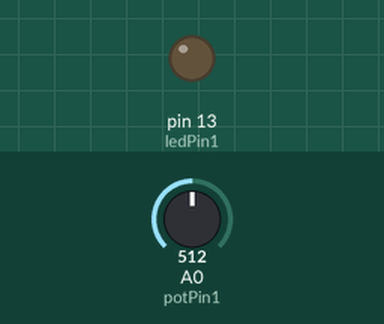
Recording of a sketch running on a simulated Arduino Uno, built with avr-gcc and run on an emulated ATmega328P. Shown: output pins drawn as LEDs (lit = HIGH). Dashed ring = blinking. The inputs (shaded band) are chosen by the test bench; at power-on: A0 (potPin1) = 512.

Above: at 1.6 s.
At 3.8 s:
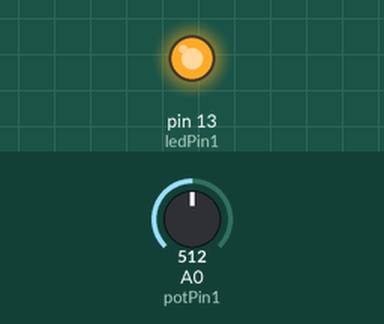
3.9 s: A0 (potPin1) set to 810
7.8 s: A0 (potPin1) set to 790
At 9.8 s:
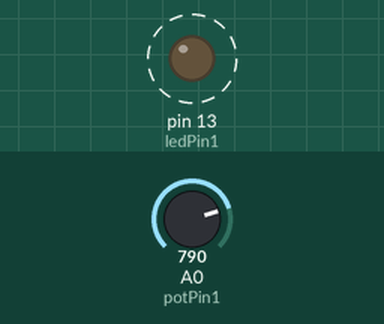
Timing chart, 0 to 17.7 s (numbered marks = the images above; inputs shaded):
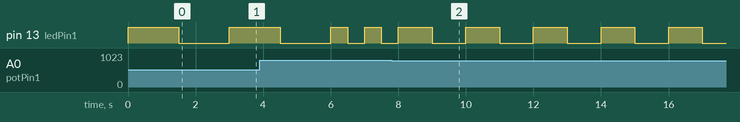

Measured:
- after the input at 7.8 s, pin 13 (ledPin1): alternates HIGH for 1.0 s and LOW for 1.0 s, starting after 1.2 s

The sketch:

if_else_if.ino
```cpp
// Using else if
// Connect an LED to pin 13 (or use built in LED)
// Connect a potentiometer to Analog pin 0

int potPin1 = 0;
int potValue1 = 0;
int delayAmount = 0;
int ledPin1 = 13;

void setup(){
  pinMode(ledPin1, OUTPUT);
}

void loop(){

  // Only read potentiometer once per loop
  potValue1 = analogRead(potPin1);

  // Use the data stored in the variable many times throughout loop()

  //if/else if/else checks the conditions in order. When one is true, it no longer checks the rest.
  if(potValue1 > 1000){
    delayAmount = 250;
  }
  else if(potValue1 > 800){
    delayAmount = 500;
  }
  else if(potValue1 > 600){
    delayAmount = 1000;
  }
  else if(potValue1 > 400){
    delayAmount = 1500;
  }
  else{
    delayAmount = 2000;
  }

  // Blink LED based on input from potentiometer.
  digitalWrite(ledPin1, HIGH);
  delay(delayAmount);

  digitalWrite(ledPin1, LOW);
  delay(delayAmount);

}
```
